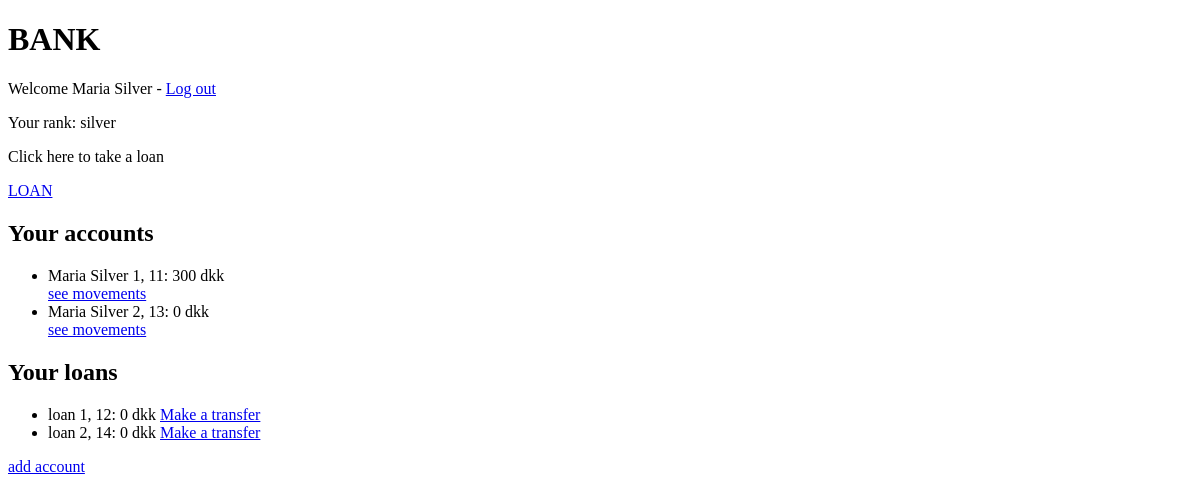
Page /bank/ (signed in) on the earlier database version.
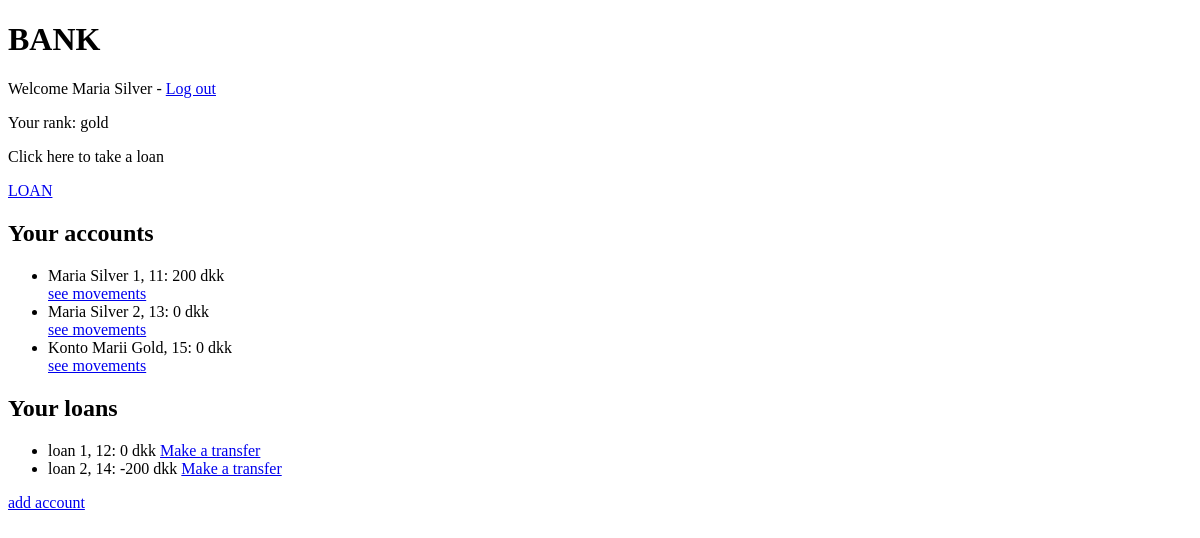
Same page on the later database version.
### bank_app/models.py (models this page shows, shortened)
class Customer(models.Model):
    user = models.OneToOneField(User, on_delete=models.CASCADE, primary_key=True,)
    class Rank(models.TextChoices):
        BASIC = 'Basic'
        SILVER = 'Silver'
        GOLD = 'Gold'
    rank = models.CharField(choices=Rank.choices, default=Rank.BASIC, max_length=200)
    phone_number=models.CharField(max_length=20)
    def __str__(self):
        return f"{self.user.first_name} - {self.user.id} - {self.rank}"

class Account(models.Model):
    user=models.ForeignKey(User,on_delete=models.CASCADE)
    account_number=models.CharField(max_length=10)
    class AccountType(models.TextChoices):
        BANK_ACCOUNT = 'Bank Account'
        LOAN = 'Loan'
    account_type = models.CharField(choices=AccountType.choices, default=AccountType.BANK_ACCOUNT, max_length=200)
    name=models.CharField(max_length=20)
    @property
    def balance(self):
        ledger_sum = Ledger.objects.filter(id_account_fk=self.id).aggregate(Sum('amount'))
        for key, value in ledger_sum.items():
            if value == None:
                return 0
            else:
                return  value
    def __str__(self):
        return f"{self.name} - {self.id} - {self.user.id} - {self.balance}"

### bank_app/views.py (the view)
# urls.py: path('', views.index, name='index'),
@login_required
def index(request):
   customers = Customer.objects.filter(user=request.user)
   print(customers)
   loans= Account.objects.filter(user=request.user).filter(account_type='LOAN')
   accounts = Account.objects.filter(user=request.user).filter(account_type= 'BANK_ACCOUNT')
   context = {
      'customers': customers,
      'accounts': accounts,
      'loans': loans
   }
   print( loans, accounts)
   return render(request, 'bank_app/index.html', context)

### bank_app/templates/bank_app/index.html
{% extends 'bank_app/base.html' %} {% block content %}
<h2> Your accounts </h2>
   <ul>
    {% for account in accounts %}
    <li>{{ account.name }}, {{ account.id }}: {{ account.balance }} dkk</li>
      <a href={% url 'bank_app:movements' account_id=account.id %}>see movements</a>
    {% endfor %}
   </ul>
{% if customer.rank != 'basic' %}
<h2> Your loans </h2>
    <ul>
       {% for account in loans %}
       <li>{{ account.name }}, {{ account.id }}: {{ account.balance }} dkk
<a href="{% url 'bank_app:transfers' account_id=account.id %}">Make a transfer</a>
       </li>
       {% endfor %}
    </ul>
{% endif %}
<a href={% url 'bank_app:add_account' %}>add account</a>
{% endblock %}

### bank_app/templates/bank_app/base.html (shortened to what this page needs)
<!DOCTYPE html>
<html lang="en">
  <head>
  </head>
  <body>
    <h1>BANK</h1>
    {% for customer in customers %}
    <p>
      Welcome {{ customer.user.first_name }} - <a href="{% url 'login_app:logout' %}">Log out</a>
    </p>
    <p> Your rank: {{ customer.rank }} </p>
    <div class="loan__panel">
        {% if customer.rank == 'basic' %}
        <p>Sorry you can't take a loan yet</p>
        <p style="opacity: 0.5; cursor: not-allowed;">LOAN</p>
        {% else %}
        <p>Click here to take a loan</p>
        <a href="{% url 'bank_app:take_loan' %}">LOAN</a>
        {% endif %}
    </div>
    {% endfor %}
    {% block content %} {% endblock %}
  </body>
</html>

Differences in the rows shown:
changed Customer "Maria Silver": rank "silver" → "gold"
computed for Account "Maria Silver 1": balance "300" → "200"
added Account: name "Konto Marii Gold", id "15", balance "0", shown under "Your accounts"
computed for Account "loan 2": balance "0" → "-200"
